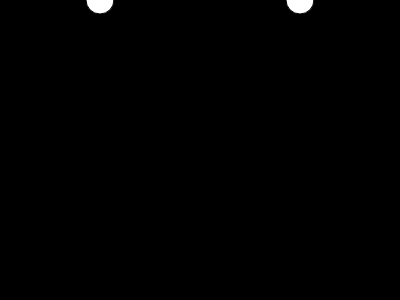
Frame 1 (no input)
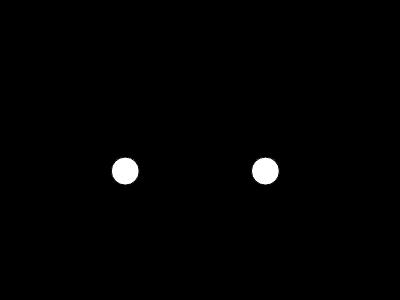
Frame 60 (no input)
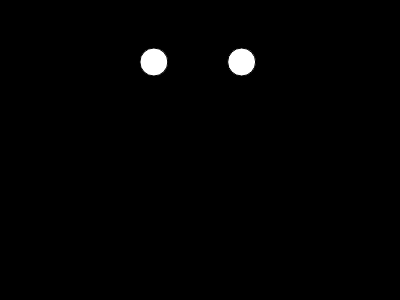
Frame 120 (the mouse pressed at the canvas centre since frame 60)

The p5.js sketch that drew these frames (run headless with seeded random() and noise() and a simulated clock; from frame 60 on, the mouse is pressed at the canvas centre):

// p5.js sketch
// ── sketch.js
var p1;
var p2;

function setup() {
  createCanvas(400, 300);
  p1 = new Particle(100);
  p2 = new Particle(300);
}

function draw() {
  background(0);
   
  p1.display();
  p1.move();
  p2.display();
  p2.move();

}

// ── particle.js


function Particle(tempX) {
  this.x = tempX; // x = 300;
  this.y = 0;
  this.xspeed = random(-1,1);
  this.yspeed = 0;

  this.display = function() {
    fill(255);
    ellipse(this.x, this.y, 28, 28);
  }
  
  //function functions
  this.move = function() {
    this.x = this.x + this.xspeed;
    this.y = this.y + this.yspeed;
    this.yspeed = this.yspeed + 0.1;
    
    if (this.y > height) {
      this.y = -20;
      this.yspeed = 0;
      this.xspeed = random(-1,1);
    } 
  }
}
